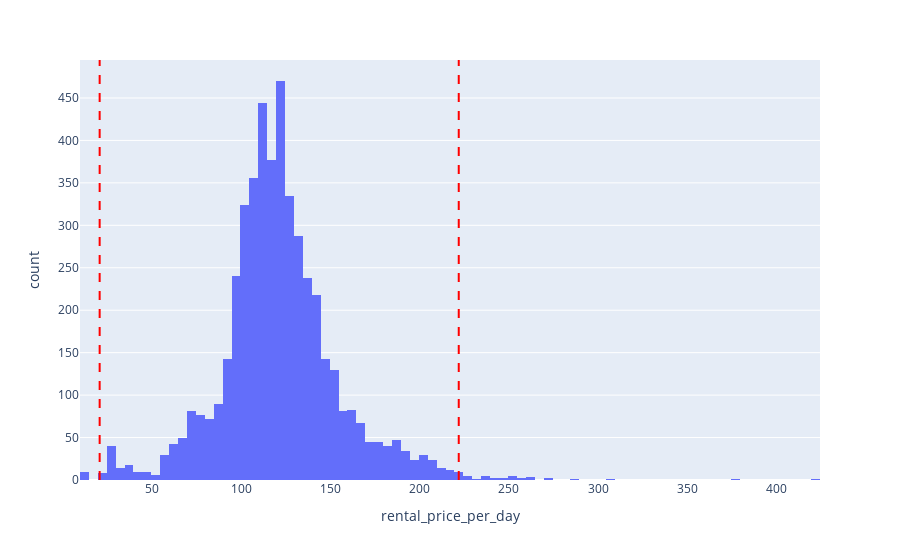

This figure's notebook cell:
### Code cell
fig = px.histogram(pricing_df, "rental_price_per_day")

outliers_min = np.mean(pricing_df['rental_price_per_day']) - 3 * np.std(pricing_df['rental_price_per_day'])
outliers_max = np.mean(pricing_df['rental_price_per_day']) + 3 * np.std(pricing_df['rental_price_per_day'])

display('Min : ' + str(outliers_min), 'Max : ' + str(outliers_max))

fig.add_vline(x=outliers_min, line_dash = 'dash', line_color = 'red')
fig.add_vline(x=outliers_max, line_dash = 'dash', line_color = 'red')
fig.show()

### Figure 1 — Plotly figure (JSON) as saved in the notebook; plotly's stock layout.template omitted (floating-point values rounded to 4 significant figures; data arrays with more than 128 entries replaced by an {"elided": "..."} marker saying what was removed)
{"data": [{"bingroup": "x", "hovertemplate": "rental_price_per_day=%{x}<br>count=%{y}<extra></extra>", "legendgroup": "", "marker": {"color": "#636efa", "pattern": {"shape": ""}}, "name": "", "orientation": "v", "showlegend": false, "type": "histogram", "x": {"elided": "4843 int values"}, "xaxis": "x", "yaxis": "y"}], "layout": {"barmode": "relative", "legend": {"tracegroupgap": 0}, "margin": {"t": 60}, "shapes": [{"line": {"color": "red", "dash": "dash"}, "type": "line", "x0": 20.52, "x1": 20.52, "xref": "x", "y0": 0, "y1": 1, "yref": "y domain"}, {"line": {"color": "red", "dash": "dash"}, "type": "line", "x0": 221.9, "x1": 221.9, "xref": "x", "y0": 0, "y1": 1, "yref": "y domain"}], "xaxis": {"anchor": "y", "domain": [0, 1], "title": {"text": "rental_price_per_day"}}, "yaxis": {"anchor": "x", "domain": [0, 1], "title": {"text": "count"}}}}
